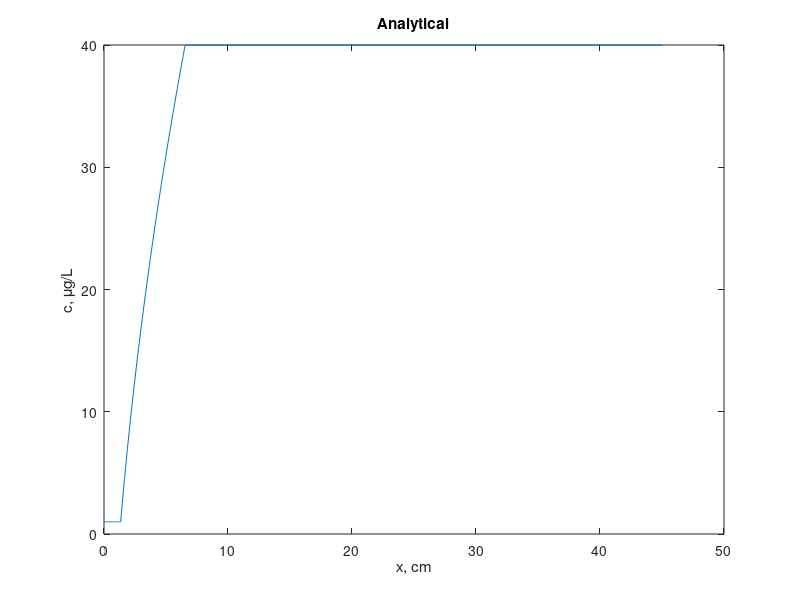

This figure's MATLAB source:
% plot_Cd_rarefaction.m
% Author: Peter Carlson
% Date: 4/20/2015
% Analytic solution to the Reimann problem of Cd
% Problem 1.2



Length = 45 ; %cm
r = 2.5 ; %cm
Q = 10/60; %ml/s
cmax = 9.5; %ug/g
Kcd = 32; %cm^3/ug
c_r = 40/1000; %ug/cm^3
c_l = 1/1000; %ug/cm^3
phi = 0.4; %loamy sand.
v = Q/(pi*r^2);
rho_s = 2.65; %g/cm3


t = 50*3600; 

Kd = (1-phi)/phi*cmax*Kcd;

dcsdc = @(c) cmax*Kcd./(1+(Kcd*c)).^2;
R = @(c) 1 + (1-phi)/phi*rho_s*dcsdc(c);
v_c = @(c) v./R(c);
c_rare = linspace(c_l, c_r);
x_rare = (v_c(c_rare)*t);

v_l = v./R(c_l);
v_r = v./R(c_r);

x_l = v_l*t;
x_r = v_r*t;


t_constant = 45/v_l/3600/24 %days

x = [linspace(0,x_l) x_rare linspace(x_r,Length)];
c = [c_l*ones(1,100) c_rare c_r*ones(1,100)];
figure
plot(x,c*1000) 
xlabel('x, cm')
ylabel('c, \mug/L')
title('Analytical')
